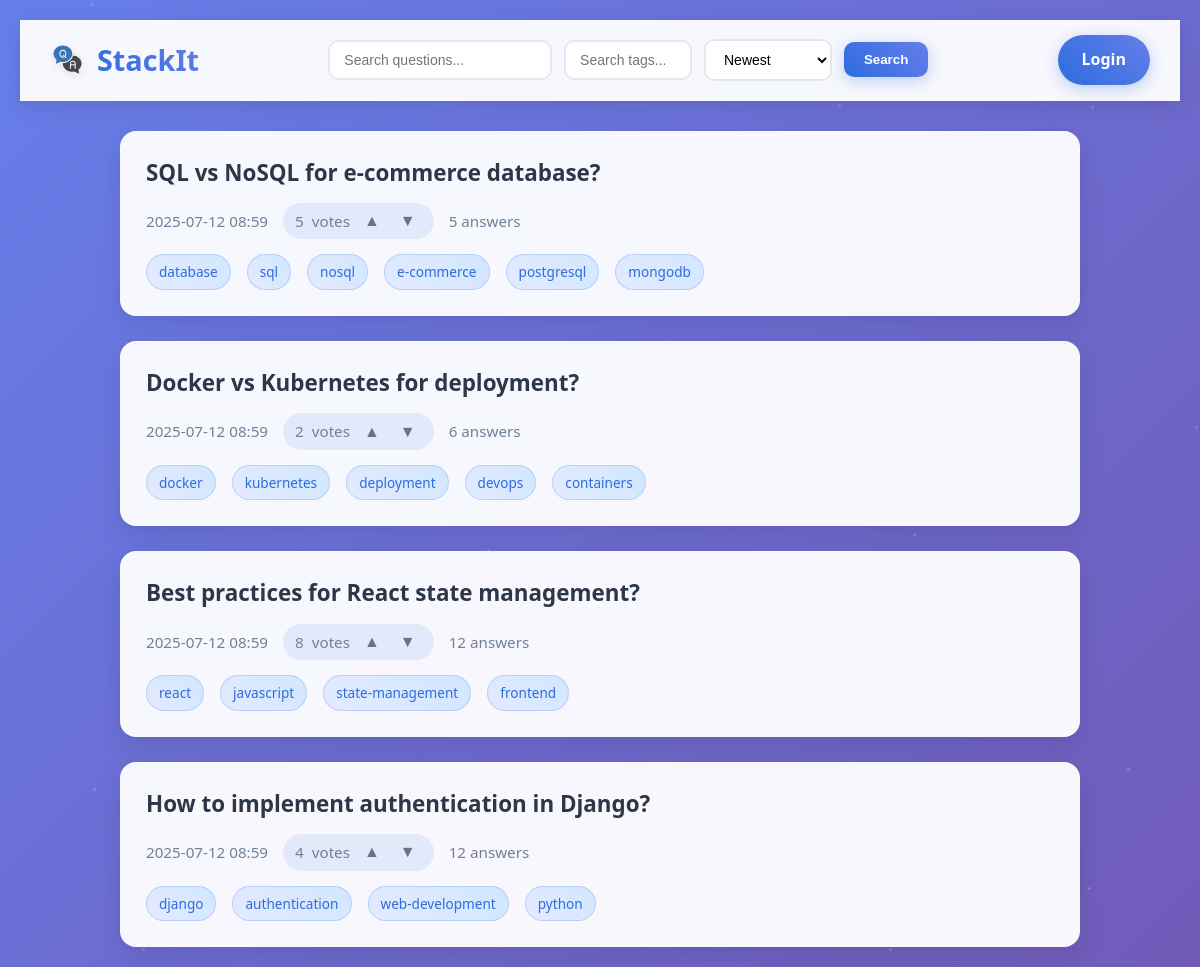
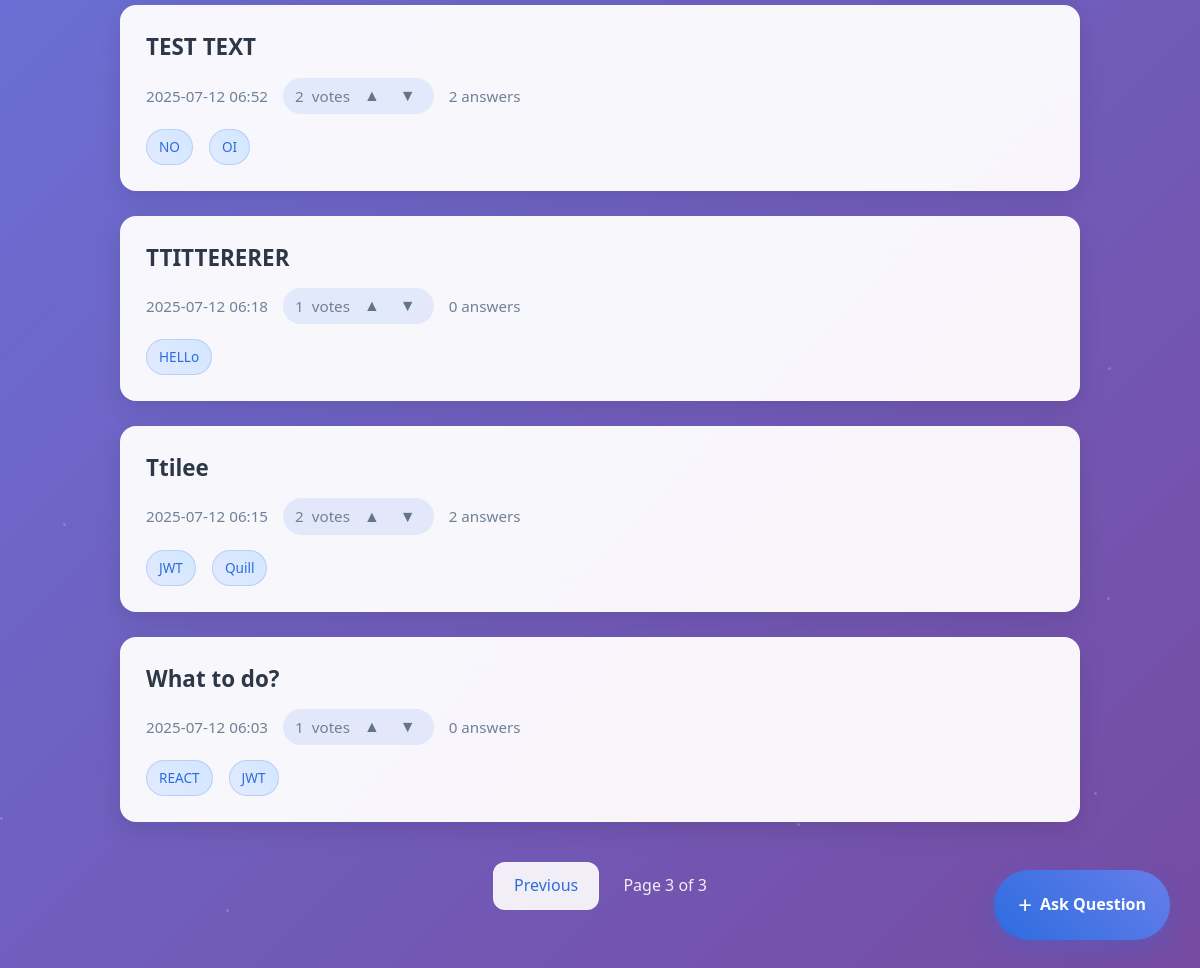
/?page=3, run on the app's committed database (2 pictures, top to bottom).
### questions/models.py (models this page shows, shortened)
class Question(models.Model):
    title = models.CharField(max_length=200)
    description = models.TextField()  # Will store HTML from rich text editor
    author = models.ForeignKey(settings.AUTH_USER_MODEL, on_delete=models.CASCADE)
    created_at = models.DateTimeField(auto_now_add=True)
    tags = models.CharField(max_length=200)  # Comma-separated tags for simplicity

### accounts/views.py (the view, shortened to what this page needs)
# urls.py: path('', landing, name='landing'),
def landing(request):
    q = request.GET.get('q', '')
    tag = request.GET.get('tag', '')
    sort = request.GET.get('sort', 'new')
    questions = Question.objects.all()  # type: ignore
    if q:
        questions = questions.filter(title__icontains=q)
    if tag:
        questions = questions.filter(tags__icontains=tag)
    questions = questions.annotate(
        upvotes=Coalesce(Sum('vote__value', filter=Q(vote__vote_type='question', vote__value=1)), V(0)),
        downvotes=Coalesce(Sum('vote__value', filter=Q(vote__vote_type='question', vote__value=-1)), V(0)),
        answer_count=Coalesce(Count('answers'), V(0))
    )
    if sort == 'new':
        questions = questions.order_by('-created_at')
    elif sort == 'old':
        questions = questions.order_by('created_at')
    elif sort == 'upvotes':
        questions = questions.order_by('-upvotes')
    elif sort == 'downvotes':
        questions = questions.order_by('upvotes')
    paginator = Paginator(questions, 10)
    page_number = request.GET.get('page')
    questions_page = paginator.get_page(page_number)
    for question in questions_page:
        question.net_votes = question.upvotes + question.downvotes
        print(f"Question {question.id}: upvotes={question.upvotes}, downvotes={question.downvotes}, net_votes={question.net_votes}")
    for q in questions_page:
        q.tags_list = [t.strip() for t in q.tags.split(',') if t.strip()]
    querystring = ''
    for key in ['q', 'tag', 'sort']:
        value = request.GET.get(key)
        if value:
            querystring += f'&{key}={value}'
    user_votes = {}
    return render(request, 'landing.html', {
        'username': request.user.username if request.user.is_authenticated else None,
        'questions': questions_page,
        'querystring': querystring,
        'user_votes': user_votes,
    })

### templates/landing.html (shortened to what this page needs)
{% load static %}
{% load dict_get %}
<!DOCTYPE html>
<html>
<head>
    <link rel="stylesheet" href="{% static 'css/styles.css' %}">
</head>
<body>
    <div class="particles" id="particles"></div>
    <div class="landing-container">
        <div class="top-bar" id="top-bar">
        <div class="logo">
            <img src="{% static 'images/logo.png' %}" alt="StackIt Logo" height="40">
            <span class="site-name">StackIt</span>
        </div>
        <form class="search-form" method="get" action="{% url 'landing' %}">
            <input type="text" name="q" placeholder="Search questions..." value="{{ request.GET.q }}">
            <input type="text" name="tag" placeholder="Search tags..." value="{{ request.GET.tag }}">
            <select name="sort">
                <option value="new" {% if request.GET.sort == "new" %}selected{% endif %}>Newest</option>
            </select>
            <button type="submit">Search</button>
        </form>
        <div class="user-actions">
            {% if username %}
                <span class="user-welcome">Welcome, {{ username }}!</span>
                <a href="{% url 'logout' %}" class="login-btn">Logout</a>
            {% else %}
                <a href="{% url 'login' %}" class="login-btn">Login</a>
            {% endif %}
        </div>
    </div>
        <div class="questions-list" id="questions-list">
        {% for question in questions %}
                <div class="question-card card-loading" data-index="{{ forloop.counter0 }}">
                <a href="{% url 'question_detail' question.id %}">
                    <h3>{{ question.title }}</h3>
                </a>
                <div class="meta">
                        <span>{{ question.created_at|date:"Y-m-d H:i" }}</span>
                    <span class="vote-group" id="q-vote-group-{{ question.id }}">
                            <span id="q-votes-{{ question.id }}">{{ question.net_votes|default:"0" }}</span>
                        <span>votes</span>
                        {% if username %}
                            <button class="vote-btn {% if user_votes|dict_get:question.id == 1 %}voted-up{% endif %}" onclick="vote('question', {{ question.id }}, 1)">▲</button>
                            <button class="vote-btn {% if user_votes|dict_get:question.id == -1 %}voted-down{% endif %}" onclick="vote('question', {{ question.id }}, -1)">▼</button>
                        {% else %}
                            <button class="vote-btn" onclick="window.location='{% url 'login' %}'">▲</button>
                            <button class="vote-btn" onclick="window.location='{% url 'login' %}'">▼</button>
                        {% endif %}
                    </span>
                    <span>{{ question.answer_count|default:0 }} answers</span>
                </div>
                <div class="tags">
                    {% for tag in question.tags_list %}
                        <span class="tag">{{ tag }}</span>
                    {% endfor %}
                </div>
            </div>
        {% empty %}
                <div class="empty-state">
            <p>No questions found.</p>
                </div>
        {% endfor %}
    </div>
        <div class="pagination" id="pagination">
        {% if questions.has_previous %}
            <a href="?page={{ questions.previous_page_number }}{{ querystring }}">Previous</a>
        {% endif %}
        <span>Page {{ questions.number }} of {{ questions.paginator.num_pages }}</span>
    </div>
    </div>
    {% if username %}
        <a href="{% url 'ask_question' %}" class="ask-question-btn" id="ask-btn">
            Ask Question
        </a>
    {% else %}
        <a href="{% url 'login' %}" class="ask-question-btn" id="ask-btn">
            Ask Question
        </a>
    {% endif %}
</body>
</html>

### static/css/styles.css (style rules this page uses)
:root { --primary-color: #2d6cdf; --primary-dark: #1a4a8a; --text-color: #2c3e50; --background-color: #f8fafc; --card-background: #ffffff; --border-radius: 12px; --shadow: 0 4px 6px -1px rgba(0, 0, 0, 0.1), 0 2px 4px -1px rgba(0, 0, 0, 0.06); --transition: all 0.3s ease; }
body { background: var(--background-color); font-family: 'Inter', system-ui, -apple-system, sans-serif; color: var(--text-color); line-height: 1.6; margin: 0; padding: 20px; }
.tag { display: inline-block; background: #e3eaff; color: var(--primary-color); border-radius: 20px; padding: 4px 12px; margin-right: 8px; font-size: 0.9rem; font-weight: 500; transition: var(--transition); }
.vote-group { display: inline-flex; align-items: center; gap: 8px; background: #f1f5f9; padding: 8px 12px; border-radius: 20px; font-weight: 500; }
.vote-btn { background: none !important; border: none !important; color: #64748b !important; font-size: 1.2em; cursor: pointer; margin: 0 2px; padding: 2px 4px !important; border-radius: 3px; transition: var(--transition); }
button[type="submit"] { background: var(--primary-color); color: white; border: none; padding: 12px 24px; border-radius: var(--border-radius); font-weight: 500; cursor: pointer; transition: var(--transition); }

### data on the page
Question: title "SQL vs NoSQL for e-commerce database?", created_at "2025-07-12 08:59", net_votes "5", answer_count "5", tags_list "database" "sql" "nosql" "e-commerce" "postgresql" "mongodb"
Question: title "Docker vs Kubernetes for deployment?", created_at "2025-07-12 08:59", net_votes "2", answer_count "6", tags_list "docker" "kubernetes" "deployment" "devops" "containers"
Question: title "Best practices for React state management?", created_at "2025-07-12 08:59", net_votes "8", answer_count "12", tags_list "react" "javascript" "state-management" "frontend"
Question: title "How to implement authentication in Django?", created_at "2025-07-12 08:59", net_votes "4", answer_count "12", tags_list "django" "authentication" "web-development" "python"
Question: title "TEST TEXT", created_at "2025-07-12 06:52", net_votes "2", answer_count "2", tags_list "NO" "OI"
Question: title "TTITTERERER", created_at "2025-07-12 06:18", net_votes "1", answer_count "0", tags_list "HELLo"
Question: title "Ttilee", created_at "2025-07-12 06:15", net_votes "2", answer_count "2", tags_list "JWT" "Quill"
Question: title "What to do?", created_at "2025-07-12 06:03", net_votes "1", answer_count "0", tags_list "REACT" "JWT"

### other printed values
{{ questions.number }} "3"
{{ questions.paginator.num_pages }} "3"
